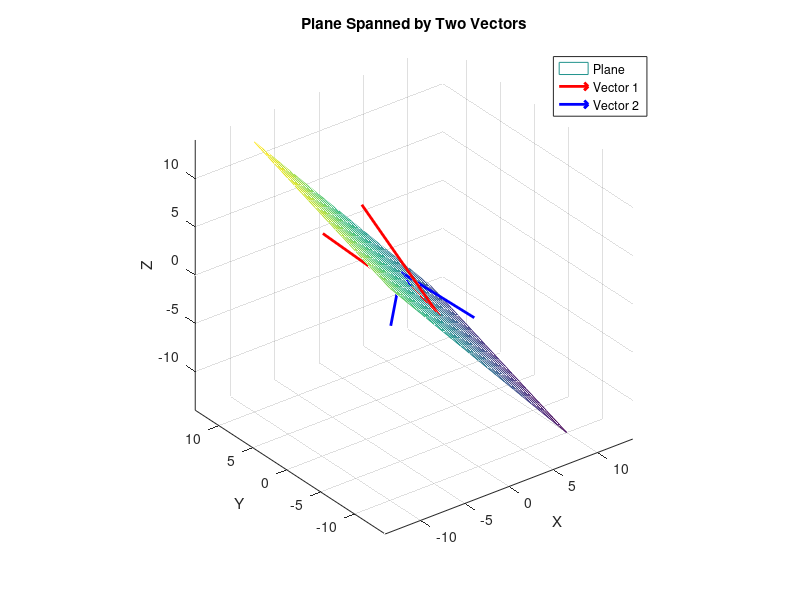

Here is the MATLAB script that generated this plot:
clc; clear; close all;
% Define two 3D vectors
v1 = [1; -3; -2];
v2 = [2; 4; -1];

%%%%%%% TODO %%%%%%
% Calculate the normal vector (cross product of the two vectors)
% use function 'cross(vector, vector)'.
normal = cross(v1, v2);

% Choose a point on the plane
% Use one of your vector
point = v1;

% Equation of the plane: ax + by + cz = d
% where 'a, b, c' are components of the normal vector
% 'd' is the constant term of the plane equation,
% We use negative of dot product of normal vector and one of your vector.
% Use function 'dot(vector, vector)'.
a = normal(1);
b = normal(2);
c = normal(3);
d = -dot(normal, v2);
%%%%%%%%%%%%%%%%%%%

% visualization
[x, y] = meshgrid(-10:1:10, -10:1:10); % Create a grid to represent the plane
z = (-d - a*x - b*y) / c; % Calculate z values of the plane

% Draw the plane
figure;
mesh(x, y, z);
hold on;

% Draw the two vectors
quiver3(0, 0, 0, v1(1), v1(2), v1(3), 'r', 'LineWidth', 2, 'AutoScale', 'off', 'MaxHeadSize', 2);
quiver3(0, 0, 0, v2(1), v2(2), v2(3), 'b', 'LineWidth', 2, 'AutoScale', 'off', 'MaxHeadSize', 2);

xlabel('X'); ylabel('Y'); zlabel('Z');
title('Plane Spanned by Two Vectors');
legend('Plane', 'Vector 1', 'Vector 2');
axis equal;
grid on;
